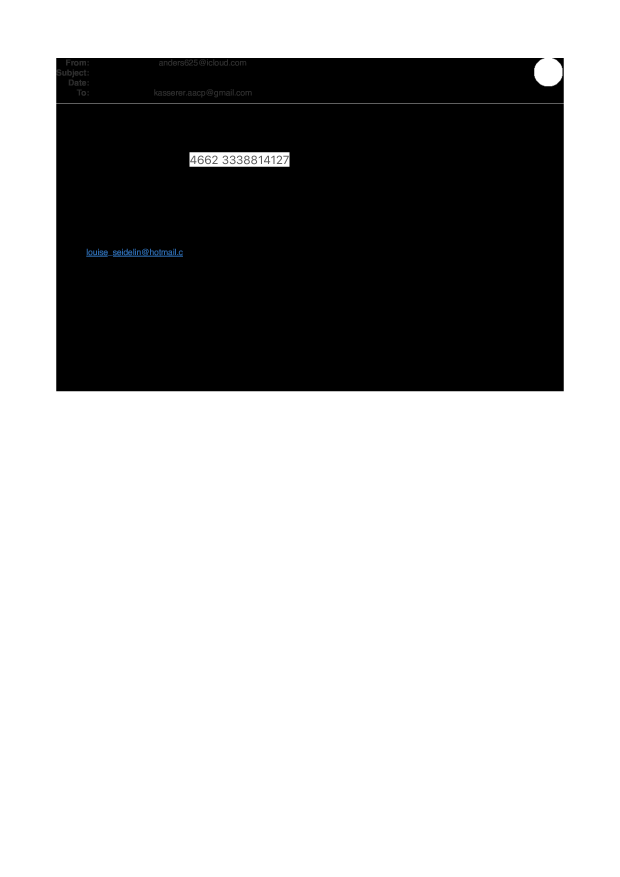
#> input picture imagesmail.jpg, 2479 x 3508 px (shown at 1/4 size)
$ python -i imageProcessor.py   (imports and definitions only)
#> lines starting #> are read from the running program, lines starting #| are printed output that depends on the picture; after the words box and inside, x2 and y2 are one past the last pixel; in counts of white or black regions, pixels touching at a corner belong together
# import the necessary packages
from skimage.filters import threshold_local
import imutils
import numpy as np
import cv2


def order_points(pts):
    # initialzie a list of coordinates that will be ordered
    # such that the first entry in the list is the top-left,
    # the second entry is the top-right, the third is the
    # bottom-right, and the fourth is the bottom-left
    rect = np.zeros((4, 2), dtype="float32")

    # the top-left point will have the smallest sum, whereas
    # the bottom-right point will have the largest sum
    s = pts.sum(axis=1)
    rect[0] = pts[np.argmin(s)]
    rect[2] = pts[np.argmax(s)]

    # now, compute the difference between the points, the
    # top-right point will have the smallest difference,
    # whereas the bottom-left will have the largest difference
    diff = np.diff(pts, axis=1)
    rect[1] = pts[np.argmin(diff)]
    rect[3] = pts[np.argmax(diff)]

    # return the ordered coordinates
    return rect


def four_point_transform(image, pts):
    # obtain a consistent order of the points and unpack them
    # individually
    rect = order_points(pts)
    (tl, tr, br, bl) = rect

    # compute the width of the new image, which will be the
    # maximum distance between bottom-right and bottom-left
    # x-coordiates or the top-right and top-left x-coordinates
    widthA = np.sqrt(((br[0] - bl[0]) ** 2) + ((br[1] - bl[1]) ** 2))
    widthB = np.sqrt(((tr[0] - tl[0]) ** 2) + ((tr[1] - tl[1]) ** 2))
    maxWidth = max(int(widthA), int(widthB))

    # compute the height of the new image, which will be the
    # maximum distance between the top-right and bottom-right
    # y-coordinates or the top-left and bottom-left y-coordinates
    heightA = np.sqrt(((tr[0] - br[0]) ** 2) + ((tr[1] - br[1]) ** 2))
    heightB = np.sqrt(((tl[0] - bl[0]) ** 2) + ((tl[1] - bl[1]) ** 2))
    maxHeight = max(int(heightA), int(heightB))

    # now that we have the dimensions of the new image, construct
    # the set of destination points to obtain a "birds eye view",
    # (i.e. top-down view) of the image, again specifying points
    # in the top-left, top-right, bottom-right, and bottom-left
    # order
    dst = np.array([
        [0, 0],
        [maxWidth - 1, 0],
        [maxWidth - 1, maxHeight - 1],
        [0, maxHeight - 1]], dtype="float32")

    # compute the perspective transform matrix and then apply it
    M = cv2.getPerspectiveTransform(rect, dst)
    warped = cv2.warpPerspective(image, M, (maxWidth, maxHeight))

    # return the warped image
    return warped


def removeBackground(filepath):
    # load the image and compute the ratio of the old height
    # to the new height, clone it, and resize it
#> called with filepath = '../imagesmail.jpg'
    image = cv2.imread(filepath)
#> image is the input picture: shape (3508, 2479, 3); mean B, G, R 176.8, 176.8, 176.7
    ratio = image.shape[0] / 500.0
#> ratio = 7.02
    orig = image.copy()
    image = imutils.resize(image, height=500)
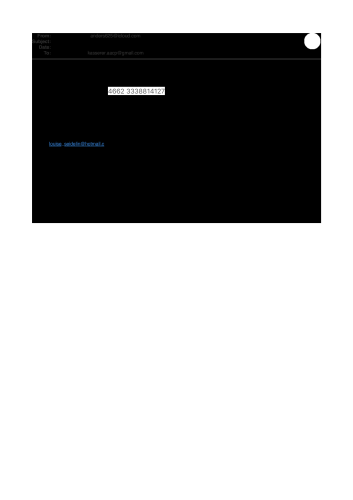
#> image: shape (500, 353, 3); mean B, G, R 176.8, 176.8, 176.7

    # convert the image to grayscale, blur it, and find edges
    # in the image
    gray = cv2.cvtColor(image, cv2.COLOR_BGR2GRAY)
    gray = cv2.GaussianBlur(gray, (5, 5), 0)
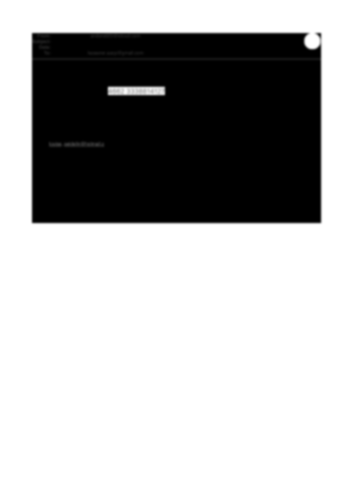
#> gray: shape (500, 353); min 0, max 255, mean 176.8
    edged = cv2.Canny(gray, 75, 200)
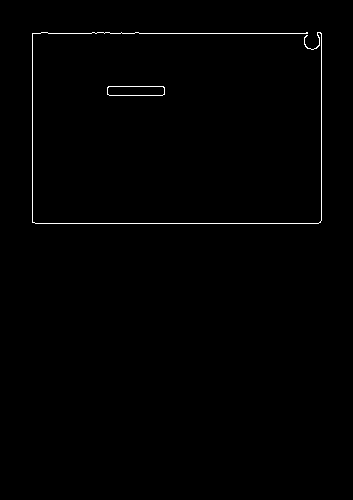
#> edged: shape (500, 353); 0.64% white in thin lines or dots, all inside (x1, y1, x2, y2) = (32, 32, 322, 224)

    # find the contours in the edged image, keeping only the
    # largest ones, and initialize the screen contour
    cnts = cv2.findContours(edged.copy(), cv2.RETR_LIST,
                            cv2.CHAIN_APPROX_SIMPLE)
#> cnts = 3 contours, 1 with area under 20; largest, box (x1, y1, x2, y2) and area: (107, 86, 165, 96) 509, (107, 86, 165, 96) 505
    cnts = imutils.grab_contours(cnts)
    cnts = sorted(cnts, key=cv2.contourArea, reverse=True)[:5]

    screenCnt = None

    # loop over the contours
    for c in cnts:
        # approximate the contour
        peri = cv2.arcLength(c, True)
        approx = cv2.approxPolyDP(c, 0.02 * peri, True)

        # if our approximated contour has four points, then we
        # can assume that we have found our screen
        if len(approx) == 4:
            screenCnt = approx
            break
#> this loop made 1 pass
#> (peri, screenCnt) on pass 1: (129.7, [[107, 87], [109, 95], [164, 94], [163, 86]])

    if screenCnt is not None:
        # apply the four point transform to obtain a top-down
        # view of the original image
        warped = four_point_transform(
            orig, screenCnt.reshape(4, 2) * ratio)
#> in order_points, `s = pts.sum(axis=1)`: s = [1361.1, 1431.3, 1810.1, 1747]
#> in order_points, `diff = np.diff(pts, axis=1)`: diff = [-140.3, -98.22, -491.1, -540.2]
#> in four_point_transform, `rect = order_points(pts)`: rect = [[750.7, 610.4], [1143.6, 603.4], [1150.6, 659.5], [764.7, 666.5]]
#> in four_point_transform, `(tl, tr, br, bl) = rect`: tl = [750.7, 610.4]; tr = [1143.6, 603.4]; br = [1150.6, 659.5]; bl = [764.7, 666.5]
#> in four_point_transform, `widthA = np.sqrt(((br[0] - bl[0]) ** 2) + ((br[1] - bl[1]) ** 2))`: widthA = 385.9
#> in four_point_transform, `widthB = np.sqrt(((tr[0] - tl[0]) ** 2) + ((tr[1] - tl[1]) ** 2))`: widthB = 393
#> in four_point_transform, `maxWidth = max(int(widthA), int(widthB))`: maxWidth = 392
#> in four_point_transform, `heightA = np.sqrt(((tr[0] - br[0]) ** 2) + ((tr[1] - br[1]) ** 2))`: heightA = 56.56
#> in four_point_transform, `heightB = np.sqrt(((tl[0] - bl[0]) ** 2) + ((tl[1] - bl[1]) ** 2))`: heightB = 57.86
#> in four_point_transform, `maxHeight = max(int(heightA), int(heightB))`: maxHeight = 57
#> in four_point_transform, `dst = np.array([ [0, 0], [maxWidth - 1, 0], [maxWidth - 1, maxHeight -..`: dst = [[0, 0], [391, 0], [391, 56], [0, 56]]
#> in four_point_transform, `M = cv2.getPerspectiveTransform(rect, dst)`: M = [[0.823, -0.206, -492.5], [0.0145, 0.813, -506.9], [-9.47e-06, -0.000262, 1]]
#> in four_point_transform, `warped = cv2.warpPerspective(image, M, (maxWidth, maxHeight))`:
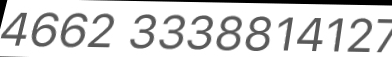
#> warped: shape (57, 392, 3); min 0, max 255, mean 214.2

        # convert the warped image to grayscale, then threshold it
        # to give it that 'black and white' paper effect
        warped = cv2.cvtColor(warped, cv2.COLOR_BGR2GRAY)
#> warped: shape (57, 392)
        T = threshold_local(warped, 11, offset=10, method="gaussian")
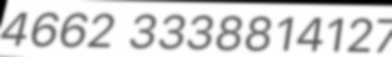
#> T: shape (57, 392) float64; min -9.98, max 245, mean 204.2; drawn with min black and max white
        warped = (warped > T).astype("uint8") * 255
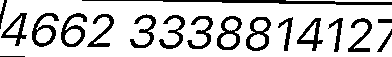
#> warped: shape (57, 392); 79.2% white; 18 black regions, largest, box (x1, y1, x2, y2) and area: (82, 0, 392, 5) 715, (32, 13, 59, 47) 343, (246, 17, 271, 51) 343

        return imutils.resize(warped, height=650)
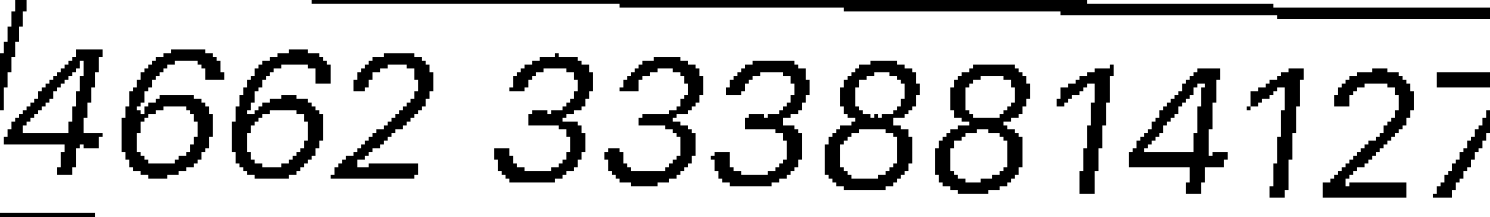
#> returned value: shape (650, 4470) (shown at 1/3 size); min 0, max 255, mean 202
    else:
        return imutils.resize(orig, height=650)

>>> result = removeBackground('../imagesmail.jpg')
